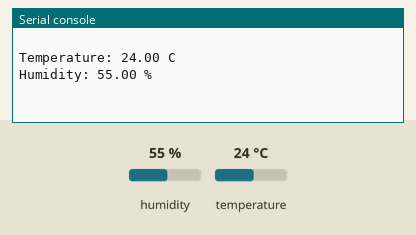
The program below on a simulated MicroPython board. Shown: the last lines printed to the serial console. The test bench sets the inputs (shaded band); at power-on: humidity 55 %, temperature 24 °C.

Above: at 1.2 s.
1.3 s: humidity set to 22 %
At 5.33 s:
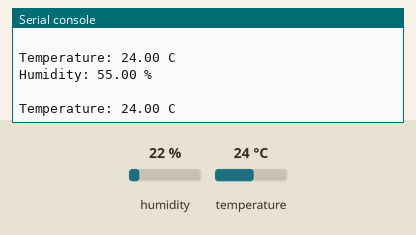
7.5 s: temperature set to 12 °C
At 11.2 s:
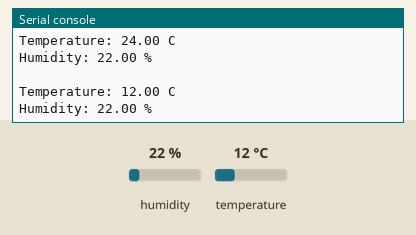
13.7 s: humidity set to 40 %
At 16.1 s:
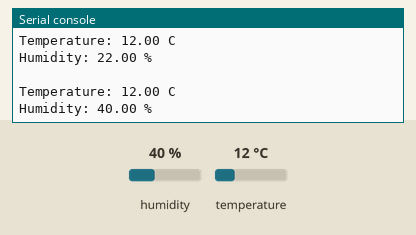
Timing chart, 0 to 17.6 s (numbered marks = the images above; inputs shaded):
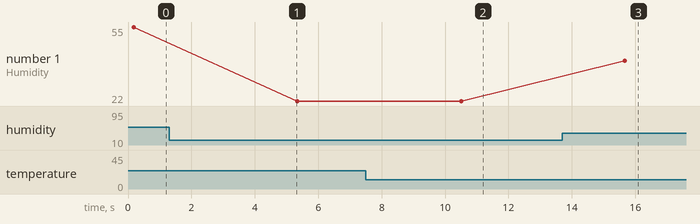

Measured:
- after the input at 7.5 s, the serial console: prints a new line after 2.9 s (image 2)
- after the input at 13.7 s, the serial console: prints a new line after 2.0 s (image 3)
- plotted number 1: 55 → 22 after the input at 1.3 s, 22 → 40 after the input at 13.7 s

The program:

aht20-test.py
```python
# uses https://github.com/targetblank/micropython_ahtx0
# ampy -p /dev/cu.usbmodem11301 mkdir lib
# ampy -p /dev/cu.usbmodem11301 put ahtx0.py lib/ahtx0.py

# NB I2C is deprecated, use SoftI2C
from machine import Pin, SoftI2C
import utime
import ahtx0

i2c = SoftI2C(scl=Pin(1), sda=Pin(0))

sensor = ahtx0.AHT20(i2c)

while True:
    print("\nTemperature: %0.2f C" % sensor.temperature)
    print("Humidity: %0.2f %%" % sensor.relative_humidity)
    utime.sleep(5)
```
